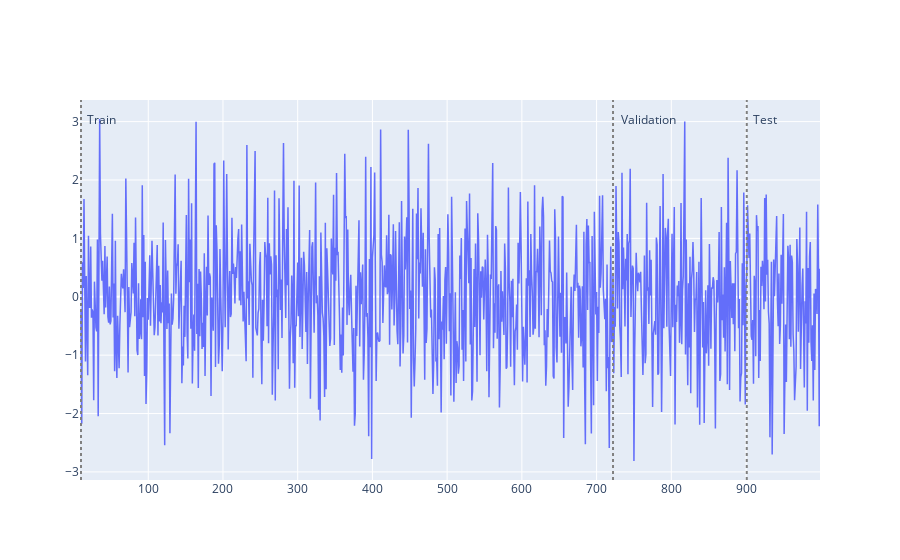

Notebook code for this chart:
### Code cell
y.plot()

### Figure 1 — Plotly figure (JSON) as saved in the notebook; plotly's stock layout.template omitted (floating-point values rounded to 4 significant figures; data arrays with more than 128 entries replaced by an {"elided": "..."} marker saying what was removed)
{"data": [{"line": {"color": "#636EFA", "width": 1.5}, "mode": "lines", "name": "price", "type": "scatter", "x": {"elided": "990 int values"}, "y": {"elided": "990 float values"}}], "layout": {"annotations": [{"showarrow": false, "text": "Train", "x": 10, "xshift": 20, "y": 3.045}, {"showarrow": false, "text": "Validation", "x": 722, "xshift": 35, "y": 3.045}, {"showarrow": false, "text": "Test", "x": 901, "xshift": 18, "y": 3.045}], "shapes": [{"line": {"color": "gray", "dash": "dot"}, "opacity": 1, "type": "line", "x0": 10, "x1": 10, "xref": "x", "y0": 0, "y1": 1, "yref": "y domain"}, {"line": {"color": "gray", "dash": "dot"}, "opacity": 1, "type": "line", "x0": 722, "x1": 722, "xref": "x", "y0": 0, "y1": 1, "yref": "y domain"}, {"line": {"color": "gray", "dash": "dot"}, "opacity": 1, "type": "line", "x0": 901, "x1": 901, "xref": "x", "y0": 0, "y1": 1, "yref": "y domain"}]}}
